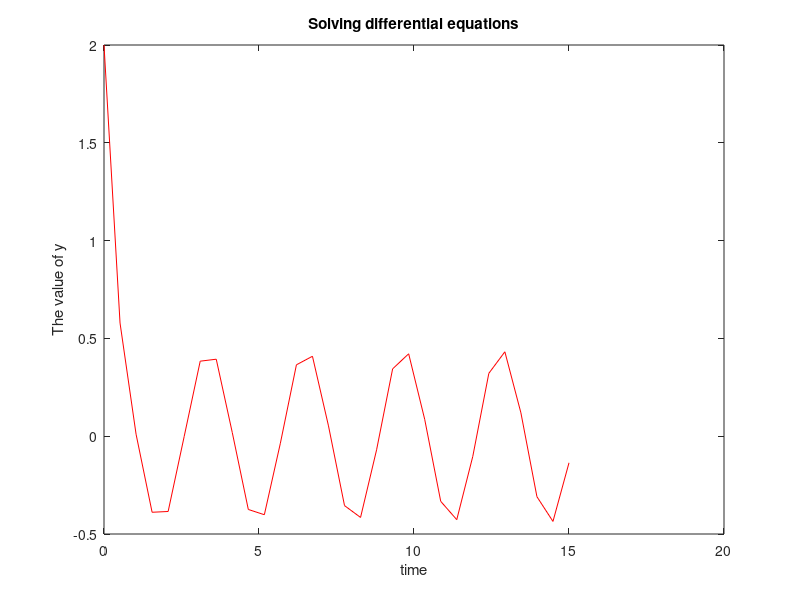

This figure's MATLAB source:
t =  linspace(0,15,30)';
function yPrime = f(y,t) 
yPrime = 2*(cos(2*t))-4*y;
endfunction
y_0 =2;

k = lsode("f",y_0,t)
plot(t,k,"r-");title('Solving differential equations');
xlabel('time');
ylabel('The value of y');